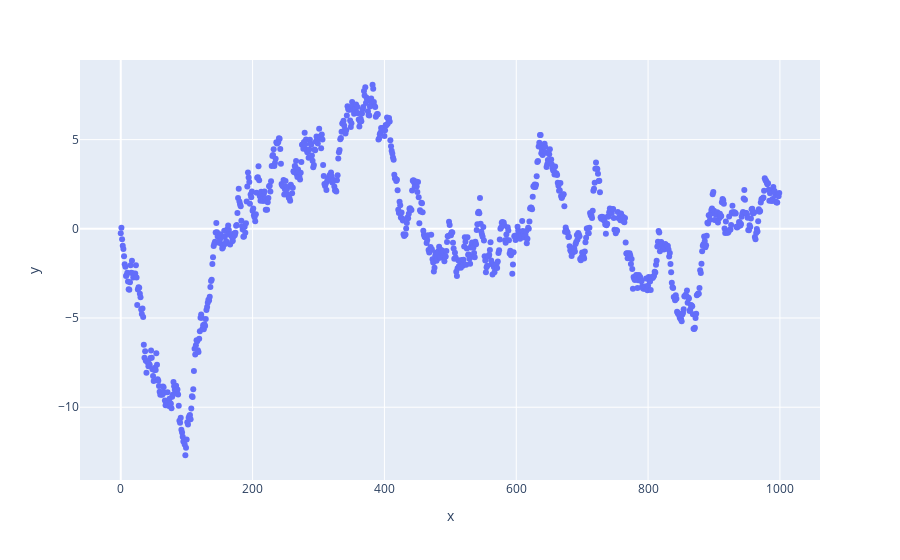

Write notebook code for a chart like this one.
### Markdown cell above
### Train Model with my module

### Code cell
myModel = clr(epochs=1000, learningRate=0.01)

myModel.fit(X_train, y_train)

myModel

### Figure 1 — Plotly figure (JSON) as saved in the notebook; plotly's stock layout.template omitted (floating-point values rounded to 4 significant figures; data arrays with more than 128 entries replaced by an {"elided": "..."} marker saying what was removed)
{"data": [{"hovertemplate": "x=%{x}<br>y=%{y}<extra></extra>", "legendgroup": "", "marker": {"color": "#636efa", "symbol": "circle"}, "mode": "markers", "name": "", "orientation": "v", "showlegend": false, "type": "scatter", "x": {"elided": "1000 int values"}, "xaxis": "x", "y": {"elided": "1000 float values"}, "yaxis": "y"}], "layout": {"legend": {"tracegroupgap": 0}, "margin": {"t": 60}, "xaxis": {"anchor": "y", "domain": [0, 1], "title": {"text": "x"}}, "yaxis": {"anchor": "x", "domain": [0, 1], "title": {"text": "y"}}}}
